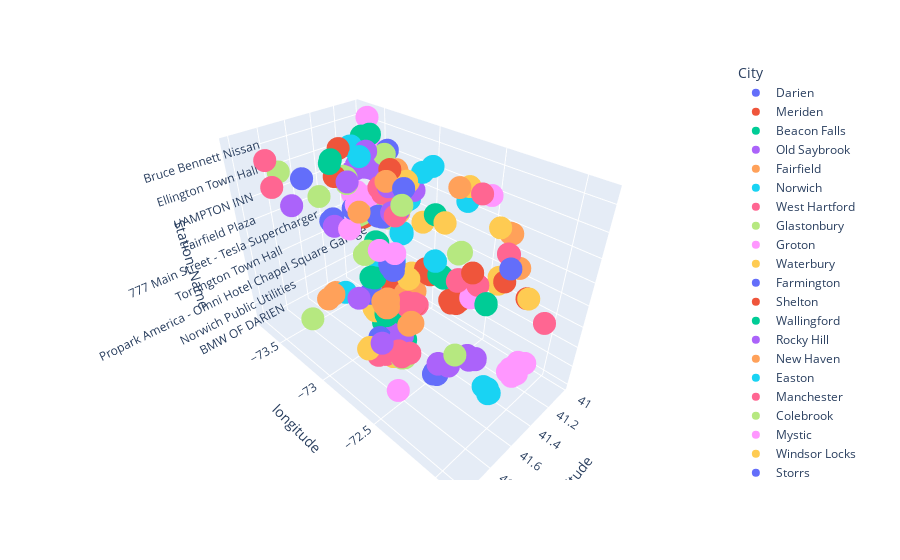

Source (notebook cell):
### Code cell
import plotly.express as px

fig = px.scatter_3d(newdf, x='latitude', y='longitude', z='Station_Name', color='City')
fig.show()
